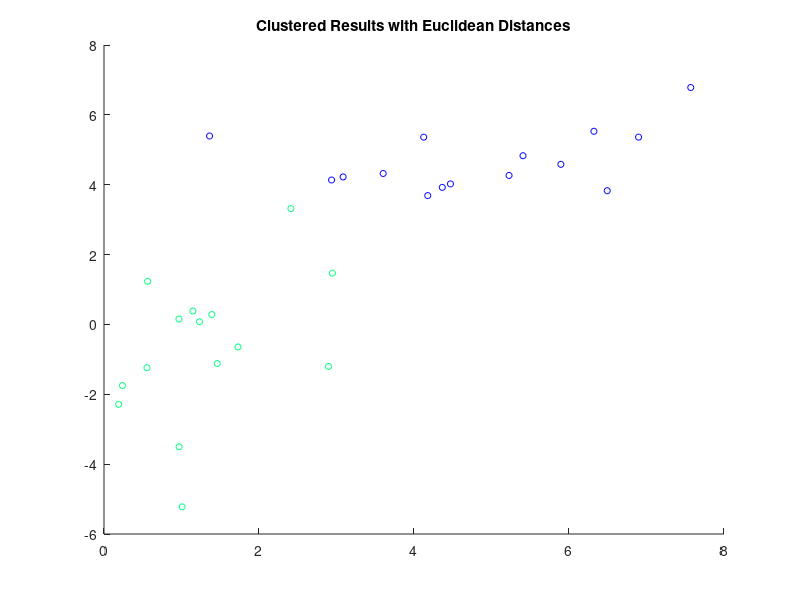

Source code (MATLAB): (Note: this script raises an error after producing the figure.)
clc; clear;
%% Using the K means algorithm by Euclidean Distances
XY=load('data.txt');
K=2;
% Choose K random centers
I=randperm(length(XY),K);
newCentroids=zeros(K,2);
centroids=XY(I,:);
kmeans(XY,2);
shiftCentroid=0;
while(1)
    % Calculating distances from each point to the centroids
    distMat=pdist2(XY,centroids,'euclidean');
    
    % Calculating the closest centroid
    [~,Label]=min(distMat,[],2);
    
    % Recomputing the centroids of the new set
    for i=1:K
        newCentroids(i,:)=mean(XY(Label==i));
    end
    
    %Calculating shift of centroid
    shiftCentroid=mean(sqrt(sum((centroids-newCentroids).^2,2)));
    
%     figure(1)
%     desc=strcat('Shift in the centroid is ',num2str(shiftCentroid));
%     colormap winter
%     scatter(XY(:,1),XY(:,2),20,Label);
%     hold on;
%     scatter(centroids(:,1),centroids(:,2),'red');
%     title(desc);
%     hold off;
    
    %Convergence condition
    if shiftCentroid<0.0001
        break;
    end
    centroids=newCentroids;
end

%% Plotting the results  
figure(2)
colormap winter;
scatter(XY(:,1),XY(:,2),20,Label);
title('Clustered Results with Euclidean Distances');
    
disp('Euclidean Distance:');
testTruth(Label');

%% For Cosine Distances, K Means 

clear;
%% Using the K means algorithm by Cosine Distances
XY=load('data.txt');
K=2;

% Choose K random centers
I=[15 30];
newCentroids=zeros(K,2);
centroids=XY(I,:);
shiftCentroid=0;

flag=0;
while(1)
    % Calculating distances from each point to the centroids
    distMat=pdist2(XY,centroids,'cosine');
    
    % Calculating the closest centroid
    [~,Label]=min(distMat,[],2);
    
%     figure(3)
%     desc=strcat('Shift in the centroid is ',num2str(shiftCentroid));
%     colormap winter
%     scatter(XY(:,1),XY(:,2),20,Label);
%     hold on;
%     scatter(centroids(:,1),centroids(:,2),'red');
%     title(desc);
%     hold off;

    % Recomputing the centroids of the new set
    for i=1:K
        members=find(Label==i);
        if length(members)>0
            newCentroids(i,:)=mean(XY(Label==i));
        end
        
    end
    
    %Calculating shift of centroid
    thisshiftCentroid=mean(sqrt(sum((centroids-newCentroids).^2,2)));
    if shiftCentroid==thisshiftCentroid
        flag=flag+1;
    else flag=0;
    end
    
    if flag==4 break;
    end
    
    %Convergence condition
    if shiftCentroid<0.001
        break;
    end
    
    centroids=newCentroids;
end

%% Plotting the results  
figure(4)
colormap winter;
scatter(XY(:,1),XY(:,2),20,Label);
title('Clustered Results with Cosine Distances');
    
disp('Cosine Distance:');
testTruth(Label');